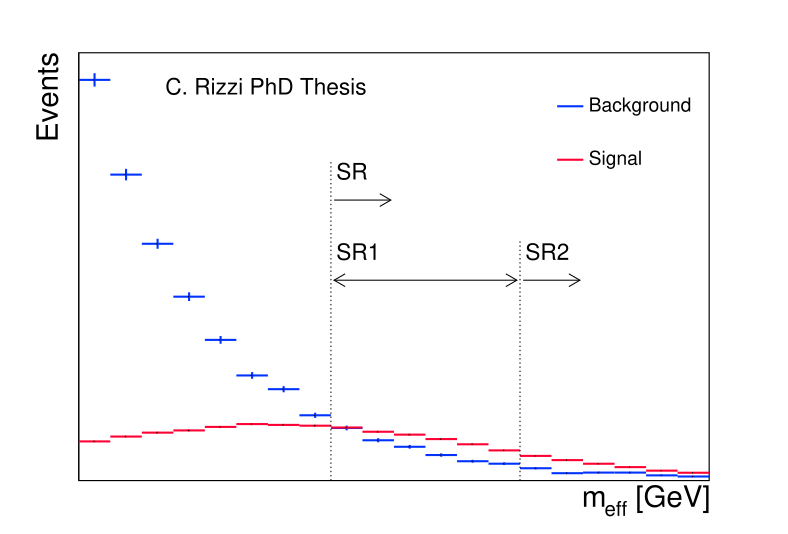

Write Python code to recreate this figure.
import ROOT as r

r.gStyle.SetOptStat(0)
r.gStyle.SetOptTitle(0)


fb = r.TFile.Open("/eos/atlas/user/c/crizzi/susy_multib/HFinputs_merged/SUSYHF_tag2.4.28-0-0/Bkg_2.4.28-0-0_skim_3b_with_wei.root","READ")
fs = r.TFile.Open("/eos/atlas/user/c/crizzi/susy_multib/HFinputs_merged/SUSYHF_tag2.4.28-0-0/Sig_2.4.28-0-0_with_wei.root","READ")

tb = fb.Get("ttbar_NoSys")
ts = fs.Get("Gtt_1800_1_NoSys")

if not tb:
    print "no ttbar"
if not ts:
    print "no sig"

hb = r.TH1F("hb","hb",20,2000,4000)
hs = r.TH1F("hs","hs",20,2000,4000)


sel="(bjets_n>=3 && met>200)*(weight_mc*weight_lumi)*3600"
tb.Draw("meff_incl>>hb",sel,"goff")
ts.Draw("meff_incl>>hs",sel+"*1.5","goff")

c = r.TCanvas()
#c.SetLogy()
c.cd()

hb.SetLineColor(r.kAzure)
hs.SetLineColor(r.kPink)
hb.SetLineWidth(2)
hs.SetLineWidth(2)

hb.GetXaxis().SetTitle("m_{eff} [GeV]")
hb.GetXaxis().SetTitleSize(0.06)
hb.GetXaxis().SetTitleOffset(0.4)
hb.GetYaxis().SetTitle("Events")
hb.GetYaxis().SetTitleSize(0.06)
hb.GetYaxis().SetTitleOffset(0.4)
hb.GetXaxis().SetLabelSize(0)
hb.GetYaxis().SetLabelSize(0)
hb.GetXaxis().SetTickLength(0)
hb.GetYaxis().SetTickLength(0)


hb.Draw()
hs.Draw("same")

leg = r.TLegend(0.7,0.65,0.89,0.85)
leg.AddEntry(hb,"Background","l")
leg.AddEntry(hs,"Signal","l")
leg.SetLineWidth(0)
leg.Draw()

text =  r.TLatex()
text.SetNDC()
text.SetTextAlign( 11 )
text.SetTextFont( 42 )
text.SetTextSize( 0.045 )
text.SetTextColor( 1 )

y = 0.82
write=["C. Rizzi PhD Thesis"]
for t in write:
    text.DrawLatex(0.21,y, t)
    y = y-0.06

sr1=2800
sr2=3400
text.SetNDC(0)

tsr1 = r.TLine(sr1, 0, sr1,  hb.GetMaximum()*0.8)
tsr1.SetLineStyle(3)
tsr1.Draw()
ar1 = r.TArrow(sr1+10,hb.GetMaximum()*0.7,sr1+200 -10, hb.GetMaximum()*0.7, 0.02)
ar1.Draw()

text.DrawLatex(sr1+20, hb.GetMaximum()*0.75, "SR")

ar1b = r.TArrow(sr1 + 10,hb.GetMaximum()*0.5,sr2 - 10 , hb.GetMaximum()*0.5, 0.02, "<>")
ar1b.Draw()
text.DrawLatex(sr1+20, hb.GetMaximum()*0.55, "SR1")

tsr2 = r.TLine(sr2, 0, sr2,  hb.GetMaximum()*0.6)
tsr2.SetLineStyle(3)
tsr2.Draw()
ar2 = r.TArrow(sr2 + 10 ,hb.GetMaximum()*0.5,sr2+200 -10, hb.GetMaximum()*0.5, 0.02)
ar2.Draw()
text.DrawLatex(sr2+20, hb.GetMaximum()*0.55, "SR2")


c.Update()
c.SaveAs("sig_bkg.pdf")
